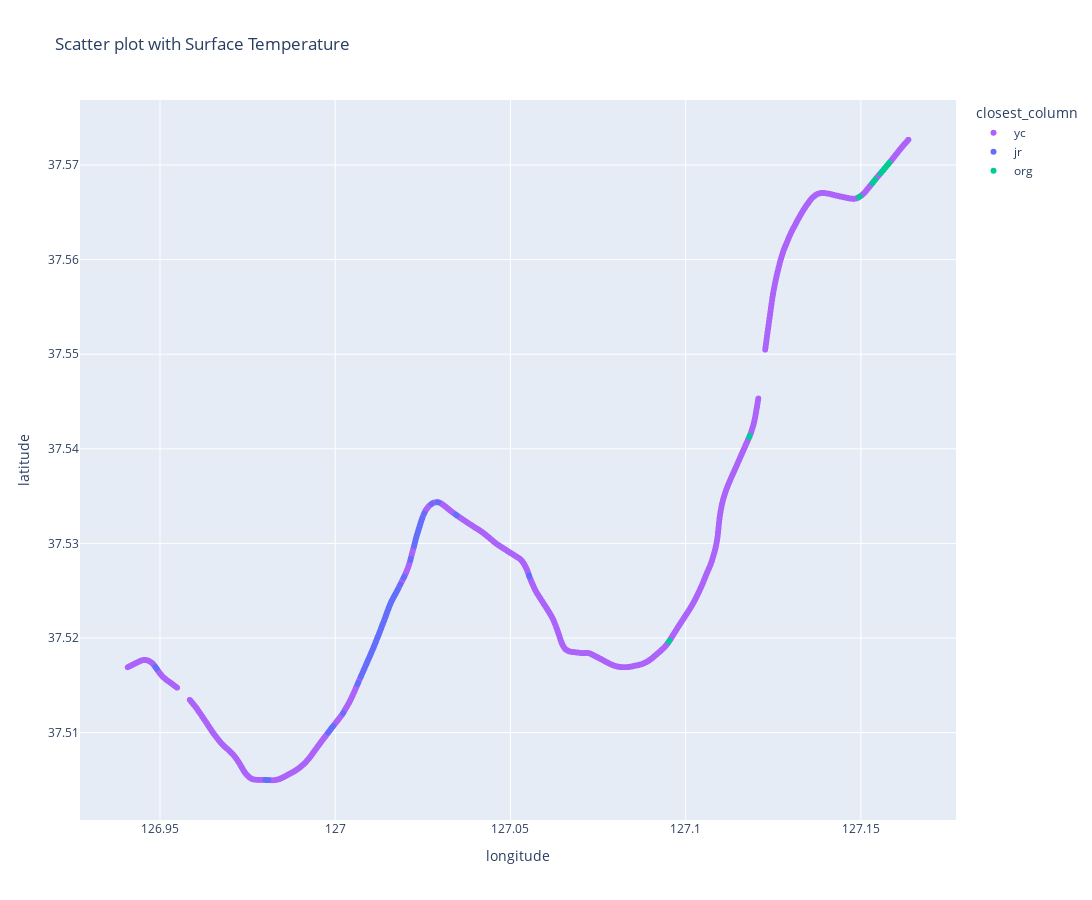

Source (notebook cell):
### Code cell
import plotly.express as px

# label에 대한 고정 색상 매핑
color_map = {
    "jr": "#636EFA",
    "mg": "#EF553B",
    "org": "#00CC96",
    "yc": "#AB63FA",
    "ss": "#FFA15A"
}

# 산점도 생성
fig2 = px.scatter(
    df, 
    x="longitude", 
    y="latitude", 
    color="closest_column", 
    title="Scatter plot with Surface Temperature",
    color_discrete_map=color_map  # 각 label에 대해 색상을 고정합니다.
)

# 그래프 레이아웃 크기 조정
fig2.update_layout(
    width=1600,  # 그래프 너비 (픽셀 단위)
    height=900  # 그래프 높이 (픽셀 단위)
)

# 그래프 표시
fig2.show()

### Figure 1 — Plotly figure (JSON) as saved in the notebook; plotly's stock layout.template omitted (floating-point values rounded to 4 significant figures; data arrays with more than 128 entries replaced by an {"elided": "..."} marker saying what was removed)
{"data": [{"hovertemplate": "closest_column=yc<br>longitude=%{x}<br>latitude=%{y}<extra></extra>", "legendgroup": "yc", "marker": {"color": "#AB63FA", "symbol": "circle"}, "mode": "markers", "name": "yc", "showlegend": true, "type": "scattergl", "x": {"elided": "8174 float values"}, "xaxis": "x", "y": {"elided": "8174 float values"}, "yaxis": "y"}, {"hovertemplate": "closest_column=jr<br>longitude=%{x}<br>latitude=%{y}<extra></extra>", "legendgroup": "jr", "marker": {"color": "#636EFA", "symbol": "circle"}, "mode": "markers", "name": "jr", "showlegend": true, "type": "scattergl", "x": {"elided": "708 float values"}, "xaxis": "x", "y": {"elided": "708 float values"}, "yaxis": "y"}, {"hovertemplate": "closest_column=org<br>longitude=%{x}<br>latitude=%{y}<extra></extra>", "legendgroup": "org", "marker": {"color": "#00CC96", "symbol": "circle"}, "mode": "markers", "name": "org", "showlegend": true, "type": "scattergl", "x": [127.1, 127.1, 127.1, 127.1, 127.1, 127.1, 127.1, 127.1, 127.1, 127.1, 127.1, 127.1, 127.1, 127.1, 127.1, 127.1, 127.1, 127.1, 127.1, 127.1, 127.2, 127.2, 127.2, 127.2, 127.2, 127.2, 127.2, 127.2, 127.2, 127.2, 127.2, 127.2, 127.2, 127.2, 127.2, 127.2, 127.2, 127.2, 127.2, 127.2, 127.2, 127.2, 127.2, 127.2, 127.2, 127.2, 127.2, 127.2, 127.2, 127.2, 127.2, 127.2, 127.2, 127.2, 127.2, 127.2, 127.2, 127.2, 127.2, 127.2, 127.2, 127.2, 127.2, 127.2, 127.2, 127.2, 127.2, 127.2, 127.2, 127.2, 127.2, 127.2, 127.2, 127.2, 127.2, 127.2, 127.2, 127.2, 127.2, 127.2, 127.2, 127.2], "xaxis": "x", "y": [37.52, 37.52, 37.52, 37.52, 37.52, 37.54, 37.54, 37.54, 37.54, 37.57, 37.57, 37.57, 37.57, 37.57, 37.57, 37.57, 37.57, 37.57, 37.57, 37.57, 37.57, 37.57, 37.57, 37.57, 37.57, 37.57, 37.57, 37.57, 37.57, 37.57, 37.57, 37.57, 37.57, 37.57, 37.57, 37.57, 37.57, 37.57, 37.57, 37.57, 37.57, 37.57, 37.57, 37.57, 37.57, 37.57, 37.57, 37.57, 37.57, 37.57, 37.57, 37.57, 37.57, 37.57, 37.57, 37.57, 37.57, 37.57, 37.57, 37.57, 37.57, 37.57, 37.57, 37.57, 37.57, 37.57, 37.57, 37.57, 37.57, 37.57, 37.57, 37.57, 37.57, 37.57, 37.57, 37.57, 37.57, 37.57, 37.57, 37.57, 37.57, 37.57], "yaxis": "y"}], "layout": {"height": 900, "legend": {"title": {"text": "closest_column"}, "tracegroupgap": 0}, "title": {"text": "Scatter plot with Surface Temperature"}, "width": 1600, "xaxis": {"anchor": "y", "domain": [0, 1], "title": {"text": "longitude"}}, "yaxis": {"anchor": "x", "domain": [0, 1], "title": {"text": "latitude"}}}}
